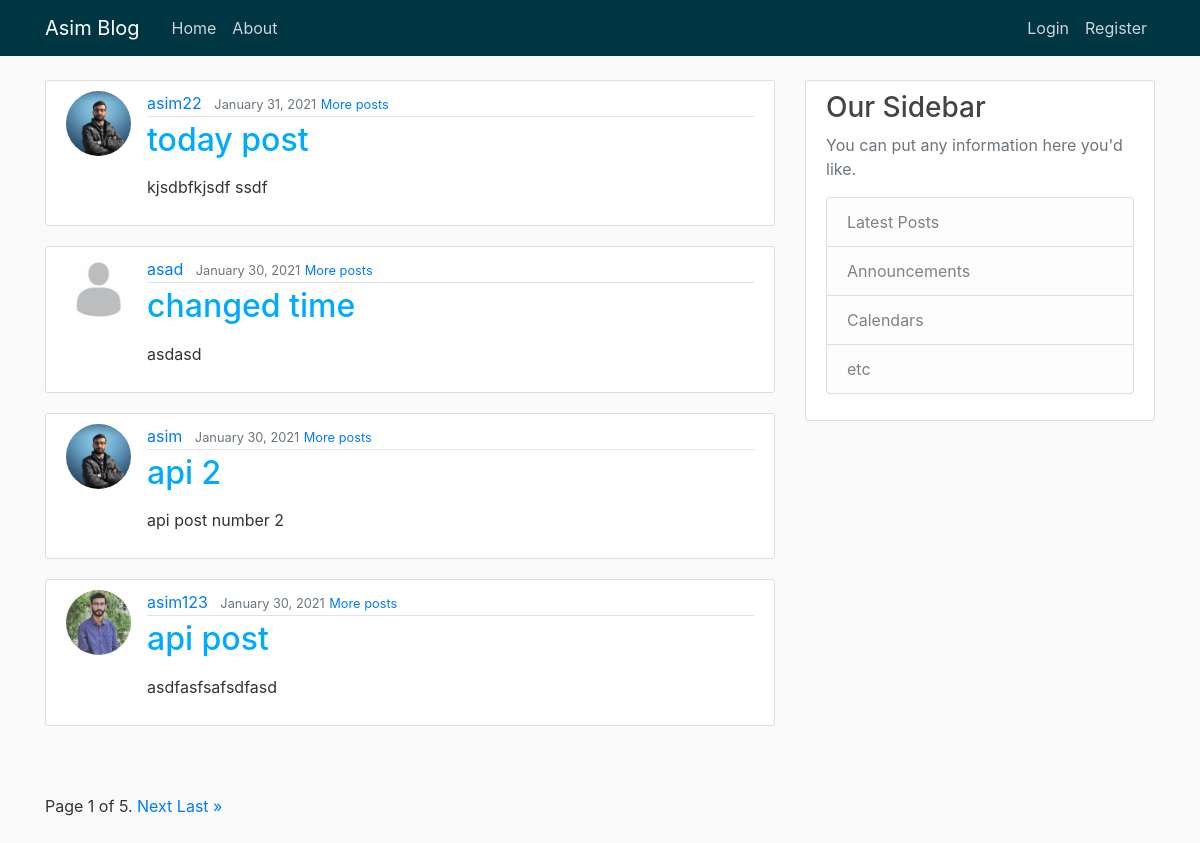
/blog/, run on an earlier commit of the app's database.
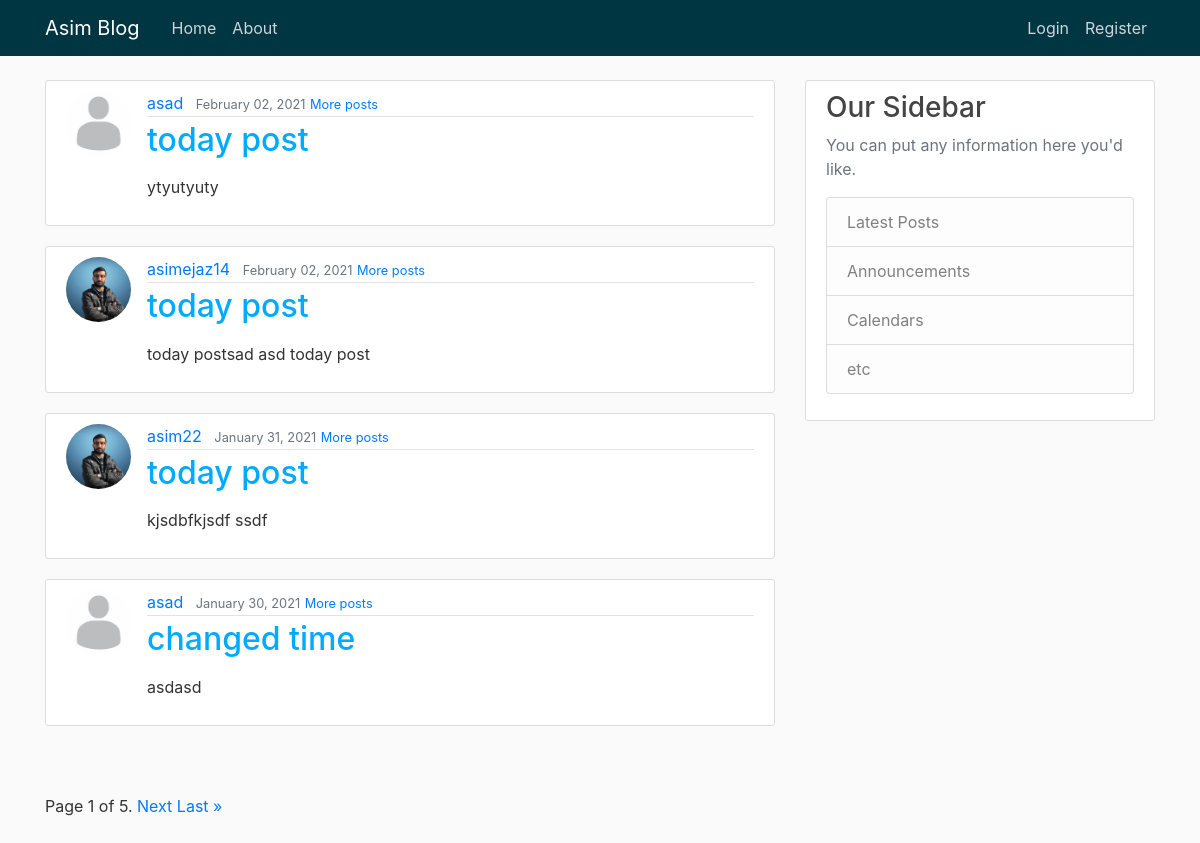
And on a later commit of the database.
### blogApp/models.py (models this page shows, shortened)
class Post(models.Model):
    title = models.CharField(max_length=100)
    content = models.TextField()
    date_posted = models.DateTimeField(auto_now_add=True, null=True)
    author = models.ForeignKey(User, on_delete=models.CASCADE)
    thumbnail = models.ImageField(upload_to='blogApp/images/', blank=True, verbose_name='Blog Image')

### userApp/models.py (models this page shows, shortened)
class Profile(models.Model):
    user = models.OneToOneField(User, on_delete=models.CASCADE)
    date_joined = models.DateTimeField(default=timezone.now, null=True)
    bio = models.TextField(blank=True, null=True)
    profile_image = models.ImageField(upload_to='userApp/profile_pics/', default='userApp/f_tJS8NNw.png', null=True)

### blogApp/views.py (the view)
# urls.py: path('', PostListView.as_view(), name='blog-home'),
class PostListView(ListView):
    model = Post
    template_name = 'blogApp/home.html'
    context_object_name = 'posts'
    ordering = ['-date_posted']
    paginate_by = 4

### blogApp/templatetags/seemore.py (called while the page is built, shortened)
@register.filter
def seemore(txt, showwords=10):
    global seemore_showscript
    words = re.split(r' ', escape(txt))
    if len(words) <= showwords:
        return txt

### templates/blogApp/home.html (shortened to what this page needs)
{% extends 'blogApp/base.html' %}
{% load seemore %}
{% block content %}
    {% for post in posts %}
        <article class="media content-section">
        <img class="rounded-circle article-img" src="{{ post.author.profile.profile_image.url }}" alt="profile-picture">
          <div class="media-body">
            <div class="article-metadata">
                <a class="mr-2" href="{% url 'user-posts' post.author.username  %}">{{ post.author }}</a>
                <small class="text-muted">{{ post.date_posted | date:'F d, Y' }}</small>
                <small class="text-muted user-posts"><a href="{% url 'user-posts' post.author.username %}">More posts</a></small>
            </div>
            <h2><a class="article-title t2" href="{% url 'post-detail' post.id %}">{{ post.title }}</a></h2>
            <p class="article-content">{{ post.content|seemore:30|linebreaks }}</p>
          </div>
        </article>
    {% endfor %}
    {% if is_paginated %}
        <br><br>
            <span class="step-links mb-5">
                <span class="current">
                    Page {{ page_obj.number }} of {{ page_obj.paginator.num_pages }}.
                </span>
                {% if page_obj.has_next %}
                    <a href="?page={{ page_obj.next_page_number }}">Next</a>
                    <a href="?page={{ page_obj.paginator.num_pages }}">Last &raquo;</a>
                {% endif %}
            </span>
        <br><br><br><br>
    {% endif %}
{% endblock content %}

### templates/blogApp/base.html (shortened to what this page needs)
{% load static %}
<!DOCTYPE html>
<html lang="en">
<head>
    <link rel="stylesheet" href="https://cdn.jsdelivr.net/npm/bootstrap@4.5.3/dist/css/bootstrap.min.css">
    <link rel="stylesheet" type="text/css" href="{% static 'blogApp/main.css' %}">
</head>
<body>
    <header class="site-header">
      <nav class="navbar navbar-expand-md navbar-dark bg-steel fixed-top">
        <div class="container">
          <a class="navbar-brand mr-4" href="{% url 'blog-home' %}">Asim Blog</a>
          <div class="collapse navbar-collapse" id="navbarToggle">
            <div class="navbar-nav mr-auto">
              <a class="nav-item nav-link" href="{% url 'blog-home' %}">Home</a>
              <a class="nav-item nav-link" href="{% url 'blog-about' %}">About</a>
            </div>
            <div class="navbar-nav">
                {% if user.is_authenticated %}
                    <a class="nav-item nav-link" href="{% url 'post-create' %}">Create Post</a>
                    <a class="nav-item nav-link" href="{% url 'profile' %}">{{ user.first_name | title }}</a>
                    <a class="nav-item nav-link" href="{% url 'logout' %}">Logout</a>
                {% else %}
                    <a class="nav-item nav-link" href="{% url 'login' %}">Login</a>
                    <a class="nav-item nav-link" href="{% url 'register' %}">Register</a>
                {% endif %}
            </div>
          </div>
        </div>
      </nav>
    </header>
    <main role="main" class="container">
      <div class="row">
        <div class="col-md-8">
          {% block content %}{% endblock %}
        </div>
        <div class="col-md-4">
          <div class="content-section">
            <h3>Our Sidebar</h3>
            <p class='text-muted'>You can put any information here you'd like.
              <ul class="list-group">
                <li class="list-group-item list-group-item-light">Latest Posts</li>
                <li class="list-group-item list-group-item-light">Announcements</li>
                <li class="list-group-item list-group-item-light">Calendars</li>
                <li class="list-group-item list-group-item-light">etc</li>
              </ul>
            </p>
          </div>
        </div>
      </div>
    </main>
</body>
</html>

### blogApp/static/blogApp/main.css (style rules this page uses)
body { background: #fafafa; color: #333333; margin-top: 5rem; }
h1, h2, h3, h4, h5, h6 { color: #444444; }
ul { margin: 0; }
.bg-steel { background-color: #003542; }
.site-header .navbar-nav .nav-link { color: #cbd5db; }
.content-section { background: #ffffff; padding: 10px 20px; border: 1px solid #dddddd; border-radius: 3px; margin-bottom: 20px; }
.article-title { color: #00abff; text-decoration: none; }
.article-content { white-space: pre-line; }
.article-img { height: 65px; width: 65px; margin-right: 16px; }
.article-metadata { padding-bottom: 1px; margin-bottom: 4px; border-bottom: 1px solid #e3e3e3 }

What changed in the data, as far as the page shows it:
no longer on this page (row unchanged): Post: author.profile.profile_image (picture), author "asim", date_posted "January 30, 2021", title "api 2", content|seemore "api post number 2"
no longer on this page (row unchanged): Post: author.profile.profile_image (picture), author "asim123", date_posted "January 30, 2021", title "api post", content|seemore "asdfasfsafsdfasd"
added Post: author.profile.profile_image (picture), author "asad", date_posted "February 02, 2021", title "today post", content|seemore "ytyutyuty"
added Post: author.profile.profile_image (picture), author "asimejaz14", date_posted "February 02, 2021", title "today post", content|seemore "today postsad asd today post"
